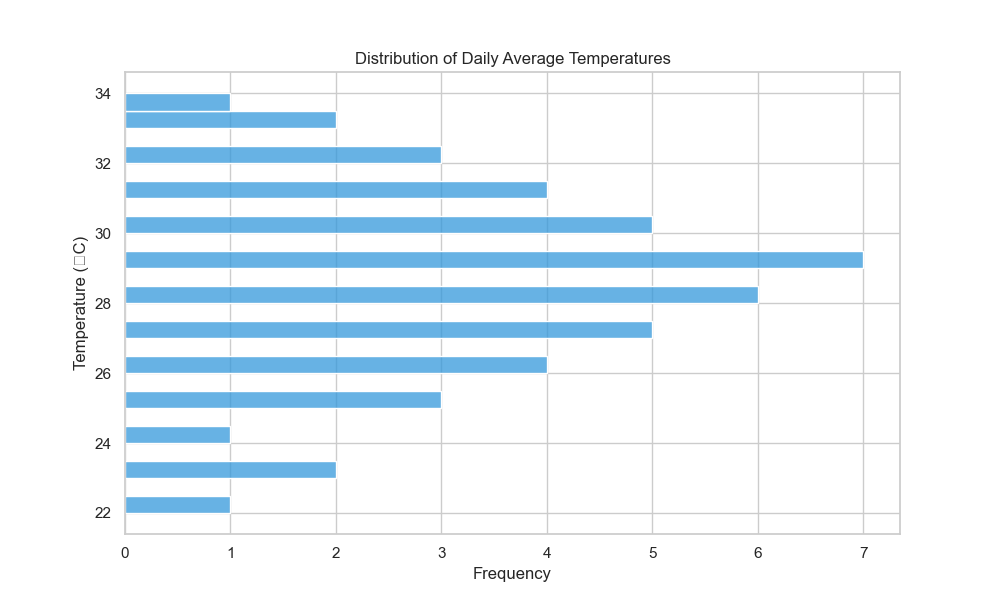

Write Python code to recreate this figure.

import pandas as pd
import seaborn as sns
import matplotlib.pyplot as plt

# Generate the dataframe from the provided data points
data = {
    'Temperature': [
        22, 23, 23, 24, 25, 25, 25, 26, 26, 26, 26, 27, 27, 27,
        27, 27, 28, 28, 28, 28, 28, 28, 29, 29, 29, 29, 29, 29,
        29, 30, 30, 30, 30, 30, 31, 31, 31, 31, 32, 32, 32, 33,
        33, 34
    ]
}
df = pd.DataFrame(data)

# Set the size of the chart
plt.figure(figsize=(10, 6))

# Plot a horizontal histogram (orient='h') with a modified color scheme and adjusted band width
sns.histplot(data=df, y='Temperature', binwidth=0.5, color='#3498db')

# Customize the appearance of the plot
plt.title('Distribution of Daily Average Temperatures')
plt.xlabel('Frequency')
plt.ylabel('Temperature (°C)')

# Show the plot
plt.show()
